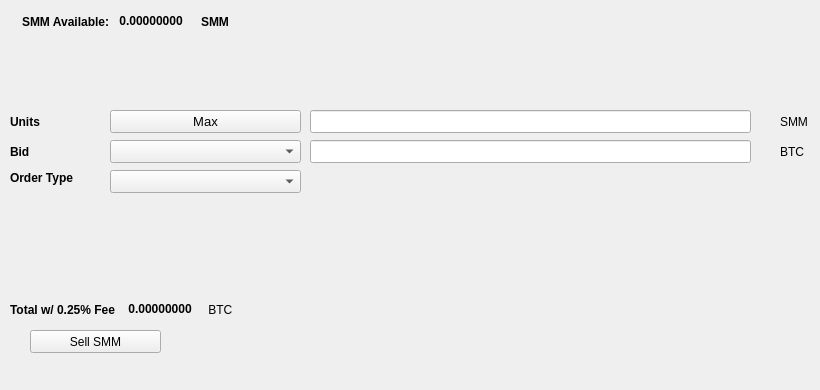
   <widget class="QWidget" name="SellTab">
    <attribute name="title">
     <string>Sell</string>
    </attribute>
    <widget class="QLabel" name="label_16">
     <property name="geometry">
      <rect>
       <x>780</x>
       <y>140</y>
       <width>31</width>
       <height>23</height>
      </rect>
     </property>
     <property name="text">
      <string>BTC</string>
     </property>
    </widget>
    <widget class="QComboBox" name="SellBidcomboBox">
     <property name="geometry">
      <rect>
       <x>110</x>
       <y>140</y>
       <width>191</width>
       <height>23</height>
      </rect>
     </property>
     <property name="font">
      <font>
       <pointsize>10</pointsize>
      </font>
     </property>
    </widget>
    <widget class="QLabel" name="label_18">
     <property name="geometry">
      <rect>
       <x>10</x>
       <y>110</y>
       <width>46</width>
       <height>23</height>
      </rect>
     </property>
     <property name="font">
      <font>
       <weight>75</weight>
       <bold>true</bold>
      </font>
     </property>
     <property name="text">
      <string>Units</string>
     </property>
    </widget>
    <widget class="QPushButton" name="Sell_Max_Amount">
     <property name="geometry">
      <rect>
       <x>110</x>
       <y>110</y>
       <width>191</width>
       <height>23</height>
      </rect>
     </property>
     <property name="font">
      <font>
       <pointsize>10</pointsize>
      </font>
     </property>
     <property name="text">
      <string>Max</string>
     </property>
    </widget>
    <widget class="QLabel" name="label_20">
     <property name="geometry">
      <rect>
       <x>10</x>
       <y>170</y>
       <width>91</width>
       <height>16</height>
      </rect>
     </property>
     <property name="font">
      <font>
       <weight>75</weight>
       <bold>true</bold>
      </font>
     </property>
     <property name="text">
      <string>Order Type</string>
     </property>
    </widget>
    <widget class="QComboBox" name="SellOrdertypeCombo">
     <property name="geometry">
      <rect>
       <x>110</x>
       <y>170</y>
       <width>191</width>
       <height>23</height>
      </rect>
     </property>
     <property name="font">
      <font>
       <pointsize>10</pointsize>
      </font>
     </property>
    </widget>
    <widget class="QLabel" name="label_21">
     <property name="geometry">
      <rect>
       <x>10</x>
       <y>140</y>
       <width>46</width>
       <height>23</height>
      </rect>
     </property>
     <property name="font">
      <font>
       <weight>75</weight>
       <bold>true</bold>
      </font>
     </property>
     <property name="text">
      <string>Bid</string>
     </property>
    </widget>
    <widget class="QLabel" name="label_22">
     <property name="geometry">
      <rect>
       <x>780</x>
       <y>110</y>
       <width>31</width>
       <height>23</height>
      </rect>
     </property>
     <property name="text">
      <string>SMM</string>
     </property>
    </widget>
    <widget class="QLineEdit" name="UnitsInputSMM">
     <property name="geometry">
      <rect>
       <x>310</x>
       <y>110</y>
       <width>441</width>
       <height>23</height>
      </rect>
     </property>
     <property name="font">
      <font>
       <pointsize>9</pointsize>
       <weight>75</weight>
       <bold>true</bold>
      </font>
     </property>
    </widget>
    <widget class="QLineEdit" name="SellBidPriceEdit">
     <property name="geometry">
      <rect>
       <x>310</x>
       <y>140</y>
       <width>441</width>
       <height>23</height>
      </rect>
     </property>
     <property name="font">
      <font>
       <pointsize>9</pointsize>
       <weight>75</weight>
       <bold>true</bold>
      </font>
     </property>
    </widget>
    <widget class="QPushButton" name="SellSMMBTN">
     <property name="geometry">
      <rect>
       <x>30</x>
       <y>330</y>
       <width>131</width>
       <height>23</height>
      </rect>
     </property>
     <property name="text">
      <string>Sell SMM</string>
     </property>
     <property name="icon">
      <iconset resource="../smm">
       <normaloff>:/icons/bitcoin</normaloff>:/icons/bitcoin</iconset>
     </property>
    </widget>
    <widget class="QWidget" name="layoutWidget3">
     <property name="geometry">
      <rect>
       <x>22</x>
       <y>12</y>
       <width>258</width>
       <height>19</height>
      </rect>
     </property>
     <layout class="QHBoxLayout" name="horizontalLayout">
      <item>
       <widget class="QLabel" name="label232_2">
        <property name="font">
         <font>
          <weight>75</weight>
          <bold>true</bold>
         </font>
        </property>
        <property name="text">
         <string>SMM Available:</string>
        </property>
       </widget>
      </item>
      <item>
       <widget class="QLabel" name="SMMAvailableLabel">
        <property name="palette">
         <palette>
          <active>
           <colorrole role="WindowText">
            <brush brushstyle="SolidPattern">
             <color alpha="255">
              <red>0</red>
              <green>0</green>
              <blue>0</blue>
             </color>
            </brush>
           </colorrole>
           <colorrole role="Button">
            <brush brushstyle="SolidPattern">
             <color alpha="255">
              <red>0</red>
              <green>170</green>
              <blue>0</blue>
             </color>
            </brush>
           </colorrole>
           <colorrole role="Light">
            <brush brushstyle="SolidPattern">
             <color alpha="255">
              <red>0</red>
              <green>255</green>
              <blue>0</blue>
             </color>
            </brush>
           </colorrole>
           <colorrole role="Midlight">
            <brush brushstyle="SolidPattern">
             <color alpha="255">
              <red>0</red>
              <green>212</green>
              <blue>0</blue>
             </color>
            </brush>
           </colorrole>
           <colorrole role="Dark">
            <brush brushstyle="SolidPattern">
             <color alpha="255">
              <red>0</red>
              <green>85</green>
              <blue>0</blue>
             </color>
            </brush>
           </colorrole>
           <colorrole role="Mid">
            <brush brushstyle="SolidPattern">
             <color alpha="255">
              <red>0</red>
              <green>113</green>
              <blue>0</blue>
             </color>
            </brush>
           </colorrole>
           <colorrole role="Text">
            <brush brushstyle="SolidPattern">
             <color alpha="255">
              <red>0</red>
              <green>170</green>
              <blue>0</blue>
             </color>
            </brush>
           </colorrole>
           <colorrole role="BrightText">
            <brush brushstyle="SolidPattern">
             <color alpha="255">
              <red>255</red>
              <green>255</green>
              <blue>255</blue>
             </color>
            </brush>
           </colorrole>
           <colorrole role="ButtonText">
            <brush brushstyle="SolidPattern">
             <color alpha="255">
              <red>0</red>
              <green>0</green>
              <blue>0</blue>
             </color>
            </brush>
           </colorrole>
           <colorrole role="Base">
            <brush brushstyle="SolidPattern">
             <color alpha="255">
              <red>255</red>
              <green>255</green>
              <blue>255</blue>
             </color>
            </brush>
           </colorrole>
           <colorrole role="Window">
            <brush brushstyle="SolidPattern">
             <color alpha="255">
              <red>0</red>
              <green>170</green>
              <blue>0</blue>
             </color>
            </brush>
           </colorrole>
           <colorrole role="Shadow">
            <brush brushstyle="SolidPattern">
             <color alpha="255">
              <red>0</red>
              <green>0</green>
              <blue>0</blue>
             </color>
            </brush>
           </colorrole>
           <colorrole role="AlternateBase">
            <brush brushstyle="SolidPattern">
             <color alpha="255">
              <red>127</red>
              <green>212</green>
              <blue>127</blue>
             </color>
            </brush>
           </colorrole>
           <colorrole role="ToolTipBase">
            <brush brushstyle="SolidPattern">
             <color alpha="255">
              <red>255</red>
              <green>255</green>
              <blue>220</blue>
             </color>
            </brush>
           </colorrole>
           <colorrole role="ToolTipText">
            <brush brushstyle="SolidPattern">
             <color alpha="255">
              <red>0</red>
              <green>0</green>
              <blue>0</blue>
             </color>
            </brush>
           </colorrole>
          </active>
          <inactive>
           <colorrole role="WindowText">
            <brush brushstyle="SolidPattern">
             <color alpha="255">
              <red>0</red>
              <green>0</green>
              <blue>0</blue>
             </color>
            </brush>
           </colorrole>
           <colorrole role="Button">
            <brush brushstyle="SolidPattern">
             <color alpha="255">
              <red>0</red>
              <green>170</green>
              <blue>0</blue>
             </color>
            </brush>
           </colorrole>
           <colorrole role="Light">
            <brush brushstyle="SolidPattern">
             <color alpha="255">
              <red>0</red>
              <green>255</green>
              <blue>0</blue>
             </color>
            </brush>
           </colorrole>
           <colorrole role="Midlight">
            <brush brushstyle="SolidPattern">
             <color alpha="255">
              <red>0</red>
              <green>212</green>
              <blue>0</blue>
             </color>
            </brush>
           </colorrole>
           <colorrole role="Dark">
            <brush brushstyle="SolidPattern">
             <color alpha="255">
              <red>0</red>
              <green>85</green>
              <blue>0</blue>
             </color>
            </brush>
           </colorrole>
           <colorrole role="Mid">
            <brush brushstyle="SolidPattern">
             <color alpha="255">
              <red>0</red>
              <green>113</green>
              <blue>0</blue>
             </color>
            </brush>
           </colorrole>
           <colorrole role="Text">
            <brush brushstyle="SolidPattern">
             <color alpha="255">
              <red>0</red>
              <green>170</green>
              <blue>0</blue>
             </color>
            </brush>
           </colorrole>
           <colorrole role="BrightText">
            <brush brushstyle="SolidPattern">
             <color alpha="255">
              <red>255</red>
              <green>255</green>
              <blue>255</blue>
             </color>
            </brush>
           </colorrole>
           <colorrole role="ButtonText">
            <brush brushstyle="SolidPattern">
             <color alpha="255">
              <red>0</red>
              <green>0</green>
              <blue>0</blue>
             </color>
            </brush>
           </colorrole>
           <colorrole role="Base">
            <brush brushstyle="SolidPattern">
             <color alpha="255">
              <red>255</red>
              <green>255</green>
              <blue>255</blue>
             </color>
            </brush>
           </colorrole>
           <colorrole role="Window">
            <brush brushstyle="SolidPattern">
             <color alpha="255">
              <red>0</red>
              <green>170</green>
              <blue>0</blue>
             </color>
            </brush>
           </colorrole>
           <colorrole role="Shadow">
            <brush brushstyle="SolidPattern">
             <color alpha="255">
              <red>0</red>
              <green>0</green>
              <blue>0</blue>
             </color>
            </brush>
           </colorrole>
           <colorrole role="AlternateBase">
            <brush brushstyle="SolidPattern">
             <color alpha="255">
              <red>127</red>
              <green>212</green>
              <blue>127</blue>
             </color>
            </brush>
           </colorrole>
           <colorrole role="ToolTipBase">
            <brush brushstyle="SolidPattern">
             <color alpha="255">
              <red>255</red>
              <green>255</green>
              <blue>220</blue>
             </color>
            </brush>
           </colorrole>
           <colorrole role="ToolTipText">
            <brush brushstyle="SolidPattern">
             <color alpha="255">
              <red>0</red>
              <green>0</green>
              <blue>0</blue>
             </color>
            </brush>
           </colorrole>
          </inactive>
          <disabled>
           <colorrole role="WindowText">
            <brush brushstyle="SolidPattern">
             <color alpha="255">
              <red>0</red>
              <green>85</green>
              <blue>0</blue>
             </color>
            </brush>
           </colorrole>
           <colorrole role="Button">
            <brush brushstyle="SolidPattern">
             <color alpha="255">
              <red>0</red>
              <green>170</green>
              <blue>0</blue>
             </color>
            </brush>
           </colorrole>
           <colorrole role="Light">
            <brush brushstyle="SolidPattern">
             <color alpha="255">
              <red>0</red>
              <green>255</green>
              <blue>0</blue>
             </color>
            </brush>
           </colorrole>
           <colorrole role="Midlight">
            <brush brushstyle="SolidPattern">
             <color alpha="255">
              <red>0</red>
              <green>212</green>
              <blue>0</blue>
             </color>
            </brush>
           </colorrole>
           <colorrole role="Dark">
            <brush brushstyle="SolidPattern">
             <color alpha="255">
              <red>0</red>
              <green>85</green>
              <blue>0</blue>
             </color>
            </brush>
           </colorrole>
           <colorrole role="Mid">
            <brush brushstyle="SolidPattern">
             <color alpha="255">
              <red>0</red>
              <green>113</green>
              <blue>0</blue>
             </color>
            </brush>
           </colorrole>
           <colorrole role="Text">
            <brush brushstyle="SolidPattern">
             <color alpha="255">
              <red>0</red>
              <green>85</green>
              <blue>0</blue>
             </color>
            </brush>
           </colorrole>
           <colorrole role="BrightText">
            <brush brushstyle="SolidPattern">
             <color alpha="255">
              <red>255</red>
              <green>255</green>
              <blue>255</blue>
             </color>
            </brush>
           </colorrole>
           <colorrole role="ButtonText">
            <brush brushstyle="SolidPattern">
             <color alpha="255">
              <red>0</red>
              <green>85</green>
              <blue>0</blue>
             </color>
            </brush>
           </colorrole>
           <colorrole role="Base">
            <brush brushstyle="SolidPattern">
             <color alpha="255">
              <red>0</red>
              <green>170</green>
              <blue>0</blue>
             </color>
            </brush>
           </colorrole>
           <colorrole role="Window">
            <brush brushstyle="SolidPattern">
             <color alpha="255">
              <red>0</red>
              <green>170</green>
              <blue>0</blue>
             </color>
            </brush>
           </colorrole>
           <colorrole role="Shadow">
            <brush brushstyle="SolidPattern">
             <color alpha="255">
              <red>0</red>
              <green>0</green>
              <blue>0</blue>
             </color>
            </brush>
           </colorrole>
           <colorrole role="AlternateBase">
            <brush brushstyle="SolidPattern">
             <color alpha="255">
              <red>0</red>
              <green>170</green>
              <blue>0</blue>
             </color>
            </brush>
           </colorrole>
           <colorrole role="ToolTipBase">
            <brush brushstyle="SolidPattern">
             <color alpha="255">
              <red>255</red>
              <green>255</green>
              <blue>220</blue>
             </color>
            </brush>
           </colorrole>
           <colorrole role="ToolTipText">
            <brush brushstyle="SolidPattern">
             <color alpha="255">
              <red>0</red>
              <green>0</green>
              <blue>0</blue>
             </color>
            </brush>
           </colorrole>
          </disabled>
         </palette>
        </property>
        <property name="font">
         <font>
          <weight>75</weight>
          <bold>true</bold>
         </font>
        </property>
        <property name="text">
         <string> 0.00000000 </string>
        </property>
        <property name="textInteractionFlags">
         <set>Qt::LinksAccessibleByMouse|Qt::TextSelectableByKeyboard|Qt::TextSelectableByMouse</set>
        </property>
       </widget>
      </item>
      <item>
       <widget class="QLabel" name="labelSMM">
        <property name="font">
         <font>
          <weight>75</weight>
          <bold>true</bold>
         </font>
        </property>
        <property name="text">
         <string>SMM</string>
        </property>
       </widget>
      </item>
     </layout>
    </widget>
    <widget class="QWidget" name="layoutWidget">
     <property name="geometry">
      <rect>
       <x>10</x>
       <y>300</y>
       <width>268</width>
       <height>19</height>
      </rect>
     </property>
     <layout class="QHBoxLayout" name="horizontalLayout_2">
      <item>
       <widget class="QLabel" name="label_19">
        <property name="font">
         <font>
          <weight>75</weight>
          <bold>true</bold>
         </font>
        </property>
        <property name="text">
         <string>Total w/ 0.25% Fee </string>
        </property>
       </widget>
      </item>
      <item>
       <widget class="QLabel" name="SellCostLabel">
        <property name="palette">
         <palette>
          <active>
           <colorrole role="WindowText">
            <brush brushstyle="SolidPattern">
             <color alpha="255">
              <red>0</red>
              <green>0</green>
              <blue>0</blue>
             </color>
            </brush>
           </colorrole>
           <colorrole role="Button">
            <brush brushstyle="SolidPattern">
             <color alpha="255">
              <red>0</red>
              <green>170</green>
              <blue>0</blue>
             </color>
            </brush>
           </colorrole>
           <colorrole role="Light">
            <brush brushstyle="SolidPattern">
             <color alpha="255">
              <red>0</red>
              <green>255</green>
              <blue>0</blue>
             </color>
            </brush>
           </colorrole>
           <colorrole role="Midlight">
            <brush brushstyle="SolidPattern">
             <color alpha="255">
              <red>0</red>
              <green>212</green>
              <blue>0</blue>
             </color>
            </brush>
           </colorrole>
           <colorrole role="Dark">
            <brush brushstyle="SolidPattern">
             <color alpha="255">
              <red>0</red>
              <green>85</green>
              <blue>0</blue>
             </color>
            </brush>
           </colorrole>
           <colorrole role="Mid">
            <brush brushstyle="SolidPattern">
             <color alpha="255">
              <red>0</red>
              <green>113</green>
              <blue>0</blue>
             </color>
            </brush>
           </colorrole>
           <colorrole role="Text">
            <brush brushstyle="SolidPattern">
             <color alpha="255">
              <red>0</red>
              <green>170</green>
              <blue>0</blue>
             </color>
            </brush>
           </colorrole>
           <colorrole role="BrightText">
            <brush brushstyle="SolidPattern">
             <color alpha="255">
              <red>255</red>
              <green>255</green>
              <blue>255</blue>
             </color>
            </brush>
           </colorrole>
           <colorrole role="ButtonText">
            <brush brushstyle="SolidPattern">
             <color alpha="255">
              <red>0</red>
              <green>0</green>
              <blue>0</blue>
             </color>
            </brush>
           </colorrole>
           <colorrole role="Base">
            <brush brushstyle="SolidPattern">
             <color alpha="255">
              <red>255</red>
              <green>255</green>
              <blue>255</blue>
             </color>
            </brush>
           </colorrole>
           <colorrole role="Window">
            <brush brushstyle="SolidPattern">
             <color alpha="255">
              <red>0</red>
              <green>170</green>
              <blue>0</blue>
             </color>
            </brush>
           </colorrole>
           <colorrole role="Shadow">
            <brush brushstyle="SolidPattern">
             <color alpha="255">
              <red>0</red>
              <green>0</green>
              <blue>0</blue>
             </color>
            </brush>
           </colorrole>
           <colorrole role="AlternateBase">
            <brush brushstyle="SolidPattern">
             <color alpha="255">
              <red>127</red>
              <green>212</green>
              <blue>127</blue>
             </color>
            </brush>
           </colorrole>
           <colorrole role="ToolTipBase">
            <brush brushstyle="SolidPattern">
             <color alpha="255">
              <red>255</red>
              <green>255</green>
              <blue>220</blue>
             </color>
            </brush>
           </colorrole>
           <colorrole role="ToolTipText">
            <brush brushstyle="SolidPattern">
             <color alpha="255">
              <red>0</red>
              <green>0</green>
              <blue>0</blue>
             </color>
            </brush>
           </colorrole>
          </active>
          <inactive>
           <colorrole role="WindowText">
            <brush brushstyle="SolidPattern">
             <color alpha="255">
              <red>0</red>
              <green>0</green>
              <blue>0</blue>
             </color>
            </brush>
           </colorrole>
           <colorrole role="Button">
            <brush brushstyle="SolidPattern">
             <color alpha="255">
              <red>0</red>
              <green>170</green>
              <blue>0</blue>
             </color>
            </brush>
           </colorrole>
           <colorrole role="Light">
            <brush brushstyle="SolidPattern">
             <color alpha="255">
              <red>0</red>
              <green>255</green>
              <blue>0</blue>
             </color>
            </brush>
           </colorrole>
           <colorrole role="Midlight">
            <brush brushstyle="SolidPattern">
             <color alpha="255">
              <red>0</red>
              <green>212</green>
              <blue>0</blue>
             </color>
            </brush>
           </colorrole>
           <colorrole role="Dark">
            <brush brushstyle="SolidPattern">
             <color alpha="255">
              <red>0</red>
              <green>85</green>
              <blue>0</blue>
             </color>
            </brush>
           </colorrole>
           <colorrole role="Mid">
            <brush brushstyle="SolidPattern">
             <color alpha="255">
              <red>0</red>
              <green>113</green>
              <blue>0</blue>
             </color>
            </brush>
           </colorrole>
           <colorrole role="Text">
            <brush brushstyle="SolidPattern">
             <color alpha="255">
              <red>0</red>
              <green>170</green>
              <blue>0</blue>
             </color>
            </brush>
           </colorrole>
           <colorrole role="BrightText">
            <brush brushstyle="SolidPattern">
             <color alpha="255">
              <red>255</red>
              <green>255</green>
              <blue>255</blue>
             </color>
            </brush>
           </colorrole>
           <colorrole role="ButtonText">
            <brush brushstyle="SolidPattern">
             <color alpha="255">
              <red>0</red>
              <green>0</green>
              <blue>0</blue>
             </color>
            </brush>
           </colorrole>
           <colorrole role="Base">
            <brush brushstyle="SolidPattern">
             <color alpha="255">
              <red>255</red>
              <green>255</green>
              <blue>255</blue>
             </color>
            </brush>
           </colorrole>
           <colorrole role="Window">
            <brush brushstyle="SolidPattern">
             <color alpha="255">
              <red>0</red>
              <green>170</green>
              <blue>0</blue>
             </color>
            </brush>
           </colorrole>
           <colorrole role="Shadow">
            <brush brushstyle="SolidPattern">
             <color alpha="255">
              <red>0</red>
              <green>0</green>
              <blue>0</blue>
             </color>
            </brush>
           </colorrole>
           <colorrole role="AlternateBase">
            <brush brushstyle="SolidPattern">
             <color alpha="255">
              <red>127</red>
              <green>212</green>
              <blue>127</blue>
             </color>
            </brush>
           </colorrole>
           <colorrole role="ToolTipBase">
            <brush brushstyle="SolidPattern">
             <color alpha="255">
              <red>255</red>
              <green>255</green>
              <blue>220</blue>
             </color>
            </brush>
           </colorrole>
           <colorrole role="ToolTipText">
            <brush brushstyle="SolidPattern">
             <color alpha="255">
              <red>0</red>
              <green>0</green>
              <blue>0</blue>
             </color>
            </brush>
           </colorrole>
          </inactive>
          <disabled>
           <colorrole role="WindowText">
            <brush brushstyle="SolidPattern">
             <color alpha="255">
              <red>0</red>
              <green>85</green>
              <blue>0</blue>
             </color>
            </brush>
           </colorrole>
           <colorrole role="Button">
            <brush brushstyle="SolidPattern">
             <color alpha="255">
              <red>0</red>
              <green>170</green>
              <blue>0</blue>
             </color>
            </brush>
           </colorrole>
           <colorrole role="Light">
            <brush brushstyle="SolidPattern">
             <color alpha="255">
              <red>0</red>
              <green>255</green>
              <blue>0</blue>
             </color>
            </brush>
           </colorrole>
           <colorrole role="Midlight">
            <brush brushstyle="SolidPattern">
             <color alpha="255">
              <red>0</red>
              <green>212</green>
              <blue>0</blue>
             </color>
            </brush>
           </colorrole>
           <colorrole role="Dark">
            <brush brushstyle="SolidPattern">
             <color alpha="255">
              <red>0</red>
              <green>85</green>
              <blue>0</blue>
             </color>
            </brush>
           </colorrole>
           <colorrole role="Mid">
            <brush brushstyle="SolidPattern">
             <color alpha="255">
              <red>0</red>
              <green>113</green>
              <blue>0</blue>
             </color>
            </brush>
           </colorrole>
           <colorrole role="Text">
            <brush brushstyle="SolidPattern">
             <color alpha="255">
              <red>0</red>
              <green>85</green>
              <blue>0</blue>
             </color>
            </brush>
           </colorrole>
           <colorrole role="BrightText">
            <brush brushstyle="SolidPattern">
             <color alpha="255">
              <red>255</red>
              <green>255</green>
              <blue>255</blue>
             </color>
            </brush>
           </colorrole>
           <colorrole role="ButtonText">
            <brush brushstyle="SolidPattern">
             <color alpha="255">
              <red>0</red>
              <green>85</green>
              <blue>0</blue>
             </color>
            </brush>
           </colorrole>
           <colorrole role="Base">
            <brush brushstyle="SolidPattern">
             <color alpha="255">
              <red>0</red>
              <green>170</green>
              <blue>0</blue>
             </color>
            </brush>
           </colorrole>
           <colorrole role="Window">
            <brush brushstyle="SolidPattern">
             <color alpha="255">
              <red>0</red>
              <green>170</green>
              <blue>0</blue>
             </color>
            </brush>
           </colorrole>
           <colorrole role="Shadow">
            <brush brushstyle="SolidPattern">
             <color alpha="255">
              <red>0</red>
              <green>0</green>
              <blue>0</blue>
             </color>
            </brush>
           </colorrole>
           <colorrole role="AlternateBase">
            <brush brushstyle="SolidPattern">
             <color alpha="255">
              <red>0</red>
              <green>170</green>
              <blue>0</blue>
             </color>
            </brush>
           </colorrole>
           <colorrole role="ToolTipBase">
            <brush brushstyle="SolidPattern">
             <color alpha="255">
              <red>255</red>
              <green>255</green>
              <blue>220</blue>
             </color>
            </brush>
           </colorrole>
           <colorrole role="ToolTipText">
            <brush brushstyle="SolidPattern">
             <color alpha="255">
              <red>0</red>
              <green>0</green>
              <blue>0</blue>
             </color>
            </brush>
           </colorrole>
          </disabled>
         </palette>
        </property>
        <property name="font">
         <font>
          <weight>75</weight>
          <bold>true</bold>
         </font>
        </property>
        <property name="autoFillBackground">
         <bool>false</bool>
        </property>
        <property name="text">
         <string> 0.00000000</string>
        </property>
        <property name="textInteractionFlags">
         <set>Qt::LinksAccessibleByMouse|Qt::TextSelectableByMouse</set>
        </property>
       </widget>
      </item>
      <item>
       <widget class="QLabel" name="label_17">
        <property name="font">
         <font>
          <weight>50</weight>
          <bold>false</bold>
         </font>
        </property>
        <property name="text">
         <string> BTC</string>
        </property>
       </widget>
      </item>
     </layout>
    </widget>
    <widget class="QLabel" name="label_23">
     <property name="geometry">
      <rect>
       <x>460</x>
       <y>300</y>
       <width>281</width>
       <height>81</height>
      </rect>
     </property>
     <property name="text">
      <string/>
     </property>
     <property name="pixmap">
      <pixmap>:/images/bittrex</pixmap>
     </property>
    </widget>
   </widget>
